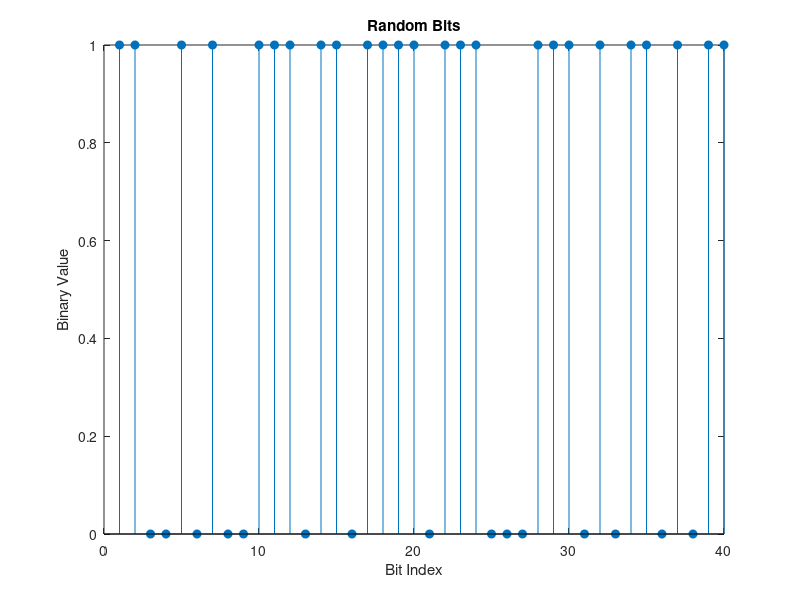

Write the MATLAB code that produced this figure. (Note: this script raises an error after producing the figure.)
 M = 16;
 k = log2(M);
 n = 30000;
 sps = 1;

 rng default
 dataIn = randi([0 1], n, 1);



 stem(dataIn(1:40), 'filled')
 title('Random Bits');
 xlabel('Bit Index');
 ylabel('Binary Value');

 dataSymbolsIn = bit2int(dataIn,k);
figure;                    % Create new figure window.
stem(dataSymbolsIn(1:10));
title('Random Symbols');
xlabel('Symbol Index');
ylabel('Integer Value');
dataMod = qammod(dataSymbolsIn,M,'bin'); % Binary-encoded
dataModG = qammod(dataSymbolsIn,M);      % Gray-encoded
EbNo = 10;
snr = EbNo+10*log10(k)-10*log10(sps);
receivedSignal = awgn(dataMod,snr,'measured');
receivedSignalG = awgn(dataModG,snr,'measured');
sPlotFig = scatterplot(receivedSignal,1,0,'g.');
hold on
scatterplot(dataMod,1,0,'k*',sPlotFig)
dataSymbolsOut = qamdemod(receivedSignal,M,'bin'); % Binary-encoded data symbols
dataSymbolsOutG = qamdemod(receivedSignalG,M);     % Gray-coded data symbols
dataOut = int2bit(dataSymbolsOut,k);
dataOutG = int2bit(dataSymbolsOutG,k);
[numErrors,ber] = biterr(dataIn,dataOut);
fprintf('\nThe binary coding bit error rate is %5.2e, based on %d errors.\n', ...
    ber,numErrors)
[numErrorsG,berG] = biterr(dataIn,dataOutG);
fprintf('\nThe Gray coding bit error rate is %5.2e, based on %d errors.\n', ...
    berG,numErrorsG)


x = (0:15);                   % Integer input
symbin = qammod(x,M,'bin');   % 16-QAM output (binary-coded)
symgray = qammod(x,M,'gray'); % 16-QAM output (Gray-coded)
scatterplot(symgray,1,0,'b*');
for k = 1:M
    text(real(symgray(k)) - 0.0,imag(symgray(k)) + 0.3, ...
        dec2base(x(k),2,4));
     text(real(symgray(k)) - 0.5,imag(symgray(k)) + 0.3, ...
         num2str(x(k)));
    
    text(real(symbin(k)) - 0.0,imag(symbin(k)) - 0.3, ...
        dec2base(x(k),2,4),'Color',[1 0 0]);
    text(real(symbin(k)) - 0.5,imag(symbin(k)) - 0.3, ...
        num2str(x(k)),'Color',[1 0 0]);
end
title('16-QAM Symbol Mapping')
axis([-4 4 -4 4])
